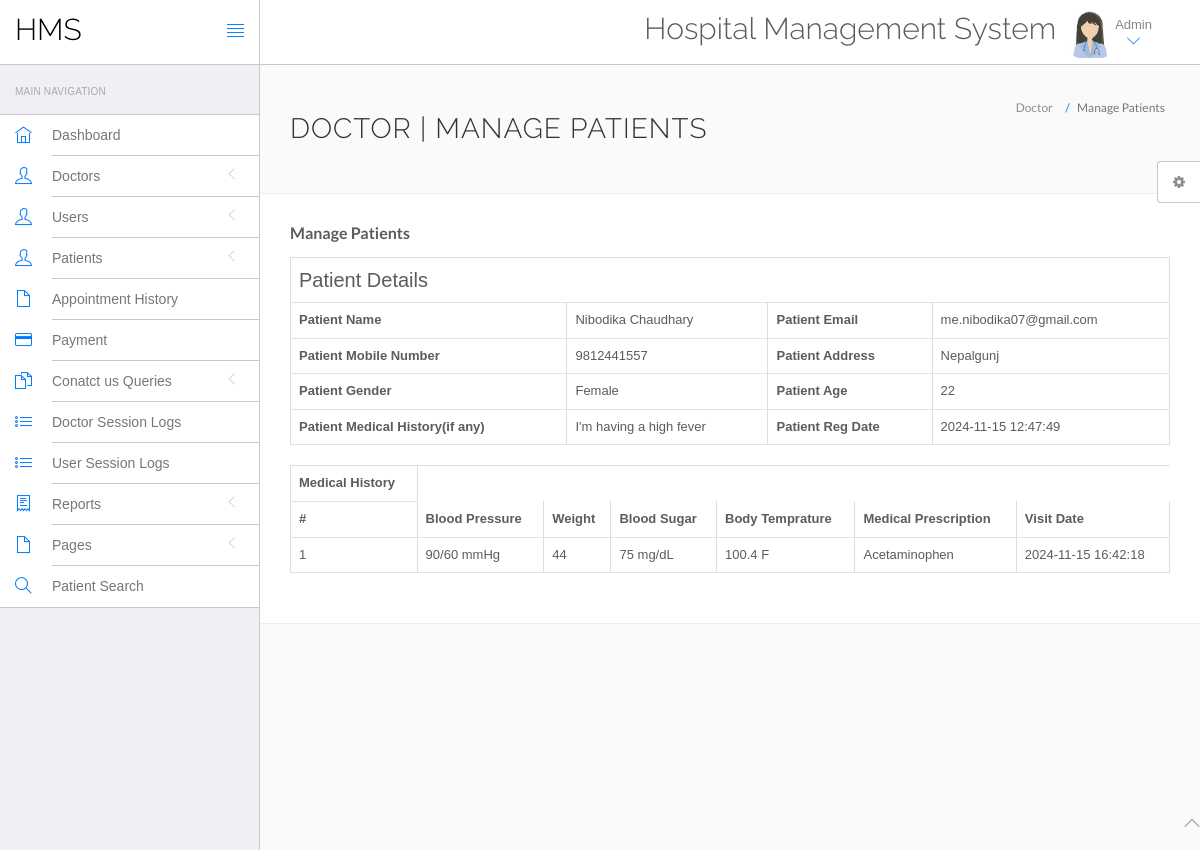
Page /hospital/hms/admin/view-patient.php?viewid=3 (signed in) on the committed database.
### tables this page shows
CREATE TABLE `tblpatient` (
  `ID` int(10) NOT NULL,
  `Docid` int(10) DEFAULT NULL,
  `PatientName` varchar(200) DEFAULT NULL,
  `PatientContno` bigint(10) DEFAULT NULL,
  `PatientEmail` varchar(200) DEFAULT NULL,
  `PatientGender` varchar(50) DEFAULT NULL,
  `PatientAdd` mediumtext DEFAULT NULL,
  `PatientAge` int(10) DEFAULT NULL,
  `PatientMedhis` mediumtext DEFAULT NULL,
  `disease` text NOT NULL,
  `prescription` text NOT NULL,
  `CreationDate` timestamp NULL DEFAULT current_timestamp(),
  `UpdationDate` timestamp NULL DEFAULT NULL ON UPDATE current_timestamp()
);

CREATE TABLE `tblmedicalhistory` (
  `ID` int(10) NOT NULL,
  `PatientID` int(10) DEFAULT NULL,
  `BloodPressure` varchar(200) DEFAULT NULL,
  `BloodSugar` varchar(200) NOT NULL,
  `Weight` varchar(100) DEFAULT NULL,
  `Temperature` varchar(200) DEFAULT NULL,
  `MedicalPres` mediumtext DEFAULT NULL,
  `CreationDate` timestamp NOT NULL DEFAULT current_timestamp() ON UPDATE current_timestamp()
);

### hospital/hms/admin/view-patient.php (the view, shortened to what this page needs)
<?php
include('include/config.php');
if(strlen($_SESSION['id']==0)) {
 header('location:logout.php');
  } else{
?>
<!DOCTYPE html>
<html lang="en">
	<head>
		<link rel="stylesheet" href="vendor/bootstrap/css/bootstrap.min.css">
		<link rel="stylesheet" href="vendor/fontawesome/css/font-awesome.min.css">
		<link rel="stylesheet" href="vendor/themify-icons/themify-icons.min.css">
		<link href="vendor/animate.css/animate.min.css" rel="stylesheet" media="screen">
		<link href="vendor/perfect-scrollbar/perfect-scrollbar.min.css" rel="stylesheet" media="screen">
		<link href="vendor/switchery/switchery.min.css" rel="stylesheet" media="screen">
		<link href="vendor/bootstrap-touchspin/jquery.bootstrap-touchspin.min.css" rel="stylesheet" media="screen">
		<link href="vendor/select2/select2.min.css" rel="stylesheet" media="screen">
		<link href="vendor/bootstrap-datepicker/bootstrap-datepicker3.standalone.min.css" rel="stylesheet" media="screen">
		<link href="vendor/bootstrap-timepicker/bootstrap-timepicker.min.css" rel="stylesheet" media="screen">
		<link rel="stylesheet" href="assets/css/styles.css">
		<link rel="stylesheet" href="assets/css/plugins.css">
		<link rel="stylesheet" href="assets/css/themes/theme-1.css" id="skin_color" />
	</head>
	<body>
		<div id="app">
<?php include('include/sidebar.php');?>
<div class="app-content">
<?php include('include/header.php');?>
<div class="main-content" >
<div class="wrap-content container" id="container">
<section id="page-title">
<div class="row">
<div class="col-sm-8">
<h1 class="mainTitle">Doctor | Manage Patients</h1>
</div>
<ol class="breadcrumb">
<li>
<span>Doctor</span>
</li>
<li class="active">
<span>Manage Patients</span>
</li>
</ol>
</div>
</section>
<div class="container-fluid container-fullw bg-white">
<div class="row">
<div class="col-md-12">
<h5 class="over-title margin-bottom-15 text-bold">Manage <span class="text-bold">Patients</span></h5>
<?php
                               $vid=$_GET['viewid'];
                               $ret=mysqli_query($con,"select * from tblpatient where ID='$vid'");
$cnt=1;
while ($row=mysqli_fetch_array($ret)) {
                               ?>
<table border-1 class="table table-bordered">
 <tr align-center>
<td colspan="4" style="font-size:20px;color:blue">
 Patient Details</td></tr>
    <tr>
    <th scope>Patient Name</th>
    <td><?php  echo $row['PatientName'];?></td>
    <th scope>Patient Email</th>
    <td><?php  echo $row['PatientEmail'];?></td>
  </tr>
  <tr>
    <th scope>Patient Mobile Number</th>
    <td><?php  echo $row['PatientContno'];?></td>
    <th>Patient Address</th>
    <td><?php  echo $row['PatientAdd'];?></td>
  </tr>
    <tr>
    <th>Patient Gender</th>
    <td><?php  echo $row['PatientGender'];?></td>
    <th>Patient Age</th>
    <td><?php  echo $row['PatientAge'];?></td>
  </tr>
  <tr>
    <th>Patient Medical History(if any)</th>
    <td><?php  echo $row['PatientMedhis'];?></td>
     <th>Patient Reg Date</th>
    <td><?php  echo $row['CreationDate'];?></td>
  </tr>
<?php }?>
</table>
<?php
$ret=mysqli_query($con,"select * from tblmedicalhistory  where PatientID='$vid'");
 ?>
<table id="datatable" class="table table-bordered dt-responsive nowrap" style="border-collapse: collapse; border-spacing: 0; width: 100%;">
  <tr align-center->
   <th colspan-8>Medical History</th>
  </tr>
  <tr>
    <th>#</th>
<th>Blood Pressure</th>
<th>Weight</th>
<th>Blood Sugar</th>
<th>Body Temprature</th>
<th>Medical Prescription</th>
<th>Visit Date</th>
</tr>
<?php
while ($row=mysqli_fetch_array($ret)) {
  ?>
<tr>
  <td><?php echo $cnt;?></td>
 <td><?php  echo $row['BloodPressure'];?></td>
 <td><?php  echo $row['Weight'];?></td>
 <td><?php  echo $row['BloodSugar'];?></td>
  <td><?php  echo $row['Temperature'];?></td>
  <td><?php  echo $row['MedicalPres'];?></td>
  <td><?php  echo $row['CreationDate'];?></td>
</tr>
<?php $cnt=$cnt+1;} ?>
</table>
</div>
</div>
</div>
</div>
</div>
</div>
</div>
	<?php include('include/footer.php');?>
	<?php include('include/setting.php');?>
	</body>
</html>
<?php } ?>

### hospital/hms/admin/assets/css/themes/theme-1.css (style rules this page uses)
body { background: #FAFAFA; }

### rows in the picture
tblpatient: PatientName "Nibodika Chaudhary", PatientEmail "me.nibodika07@gmail.com", PatientContno "9812441557", PatientAdd "Nepalgunj", PatientGender "Female", PatientAge "22", PatientMedhis "I'm having a high fever", CreationDate "2024-11-15 12:47:49"
tblmedicalhistory: BloodPressure "90/60 mmHg", Weight "44", BloodSugar "75 mg/dL", Temperature "100.4 F", MedicalPres "Acetaminophen", CreationDate "2024-11-15 16:42:18"
